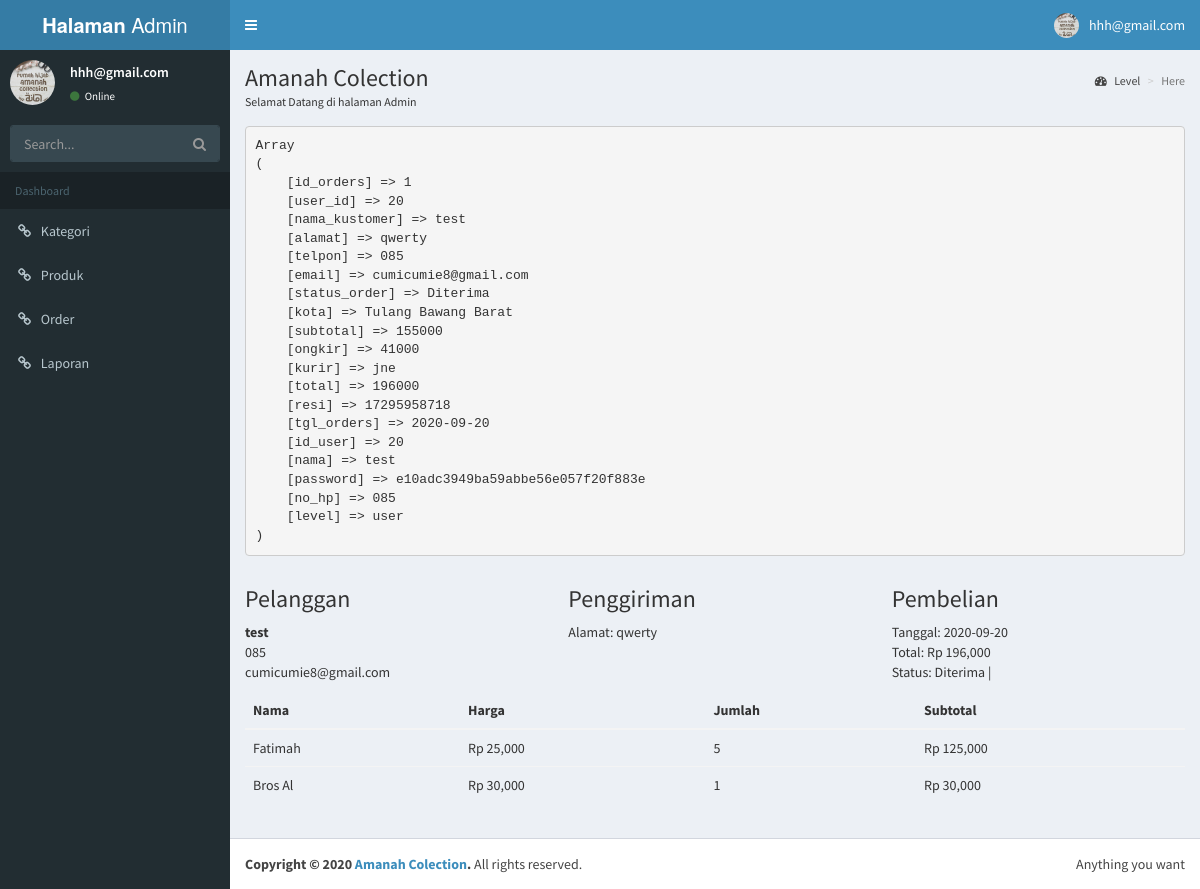
Screenshot of /admin/index.php?page=detail&id=1 (signed in) with the database file from the repository.
### tables this page shows
CREATE TABLE `orders` (
  `id_orders` int(11) NOT NULL,
  `user_id` int(11) NOT NULL DEFAULT '0',
  `nama_kustomer` varchar(255) NOT NULL DEFAULT '',
  `alamat` text NOT NULL,
  `telpon` varchar(255) NOT NULL DEFAULT '',
  `email` varchar(255) NOT NULL DEFAULT '',
  `status_order` varchar(255) NOT NULL DEFAULT 'Baru',
  `kota` varchar(255) NOT NULL DEFAULT '',
  `subtotal` int(11) NOT NULL DEFAULT '0',
  `ongkir` int(11) NOT NULL DEFAULT '0',
  `kurir` varchar(255) NOT NULL DEFAULT '',
  `total` int(11) NOT NULL DEFAULT '0',
  `resi` varchar(255) DEFAULT NULL,
  `tgl_orders` date NOT NULL DEFAULT '0000-00-00'
);

CREATE TABLE `users` (
  `id_user` int(11) NOT NULL,
  `nama` varchar(255) DEFAULT NULL,
  `email` varchar(255) NOT NULL DEFAULT '',
  `password` varchar(255) NOT NULL DEFAULT '',
  `no_hp` varchar(13) DEFAULT NULL,
  `alamat` varchar(255) DEFAULT NULL,
  `level` varchar(255) NOT NULL DEFAULT 'user'
);

CREATE TABLE `order_detail` (
  `id_order_detail` int(11) NOT NULL,
  `orders_id` int(11) NOT NULL DEFAULT '0',
  `produk_id` int(11) NOT NULL DEFAULT '0',
  `harga` varchar(255) NOT NULL DEFAULT '',
  `berat` double(8,2) DEFAULT NULL,
  `jumlah` int(11) NOT NULL DEFAULT '0',
  `subberat` int(11) NOT NULL DEFAULT '0',
  `subharga` int(11) NOT NULL DEFAULT '0'
);

CREATE TABLE `produk` (
  `id_produk` int(11) NOT NULL,
  `kategori_id` int(11) NOT NULL DEFAULT '0',
  `nama_produk` varchar(255) NOT NULL DEFAULT '',
  `slug` varchar(255) NOT NULL DEFAULT '',
  `deskripsi` mediumtext NOT NULL,
  `harga_produk` int(11) DEFAULT NULL,
  `stok` int(11) DEFAULT NULL,
  `berat` double(8,2) DEFAULT NULL,
  `tgl_masuk` date NOT NULL DEFAULT '0000-00-00',
  `gambar` varchar(255) NOT NULL DEFAULT '',
  `dibeli` int(11) DEFAULT NULL,
  `diskon` int(11) NOT NULL DEFAULT '0'
);

### admin/halaman/order/detail.php (the view, shortened to what this page needs)
<?php
	include "../config/koneksi.php";
	$id_orders = $_GET['id'];
	$sql = "SELECT * FROM  orders JOIN users ON orders.user_id=users.id_user WHERE orders.id_orders='$id_orders'";
	$query = mysqli_query($koneksi, $sql) or die("select data menu error :".mysqli_error());
	$data = $query->fetch_assoc();
	echo "<pre>";
	print_r($data);
	echo "</pre>";
?>
<div class="row">
	<div class="col-md-4">
		<h3>Pelanggan</h3>
		<strong><?= $data['nama_kustomer']; ?></strong><br>
		<p>
			<?= $data['telpon']; ?><br>
			<?= $data['email']; ?>
		</p>
	</div>
	<div class="col-md-4">
		<h3>Penggiriman</h3>
		<p>Alamat: <?= $data['alamat']; ?></p>
	</div>
	<div class="col-md-4">
		<h3>Pembelian</h3>
		<p>
			Tanggal: <?= $data['tgl_orders']; ?><br>
			Total: Rp <?= number_format($data['total']); ?><br>
			Status: <?= $data['status_order']; ?> |
		</p>
	</div>
</div>
<table class="table simple-table">
	<thead>
		<tr>
			<th>Nama</th>
			<th>Harga</th>
			<th>Jumlah</th>
			<th>Subtotal</th>
		</tr>
	</thead>
	<tbody>
		<?php
		$sql_detail = "SELECT * FROM order_detail JOIN produk ON order_detail.produk_id=produk.id_produk WHERE order_detail.orders_id='$id_orders'";
		$Qdetail = mysqli_query($koneksi, $sql_detail) or die("select data menu error :".mysqli_error());
		?>
		<?php while ($data = $Qdetail->fetch_assoc()) { ?>
		<tr>
			<td><?= $data['nama_produk']; ?></td>
			<td>Rp <?= number_format($data['harga_produk']); ?></td>
			<td><?= $data['jumlah']; ?></td>
			<td>Rp <?= number_format($data['harga_produk']* $data['jumlah']); ?></td>
		</tr>
		<?php } ?>
	</tbody>
</table>

### admin/index.php (shortened to what this page needs)
<!DOCTYPE html>
<html>
	<head>
	  <link rel="stylesheet" href="../asset1/bower_components/bootstrap/dist/css/bootstrap.min.css">
	  <link rel="stylesheet" href="../asset1/bower_components/font-awesome/css/font-awesome.min.css">
	  <link rel="stylesheet" href="../asset1/bower_components/Ionicons/css/ionicons.min.css">
	  <link rel="stylesheet" href="../asset1/dist/css/AdminLTE.min.css">
	  <link rel="stylesheet" href="../asset1/dist/css/skins/skin-blue.min.css">
	</head>
	<body class="hold-transition skin-blue sidebar-mini">
		<div class="wrapper">
		  <?php include "header.php" ?>
			<?php include "sidebar.php" ?>
			<div class="content-wrapper">
				<section class="content-header">
					<h1>
						Amanah Colection
					</h1>
					<small>Selamat Datang di halaman Admin</small>
					<ol class="breadcrumb">
						<li><a href="#"><i class="fa fa-dashboard"></i> Level</a></li>
						<li class="active">Here</li>
					</ol>
			    </section>
			    <section class="content container-fluid">
					<?php include "content.php"; ?>
			    </section>
			</div>
			<?php include "footer.php"; ?>
		</div>
	</body>
</html>

### admin/header.php (shortened to what this page needs)
<header class="main-header">
    <a href="./" class="logo">
      <span class="logo-lg"><b>Halaman </b>Admin</span>
    </a>
    <nav class="navbar navbar-static-top" role="navigation">
    	<a href="#" class="sidebar-toggle" data-toggle="push-menu" role="button">
    	</a>
    	<div class="navbar-custom-menu">
    		<ul class="nav navbar-nav">
    			<li class="dropdown user user-menu">
		            <a href="#" class="dropdown-toggle" data-toggle="dropdown">
		              <img src="../asset1/dist/img/fb.jpg" class="user-image" alt="User Image">
		              <span class="hidden-xs"><?php echo $_SESSION['email']; ?></span>
		            </a>
      			</li>
      		</ul>
      	</div>
	</nav>
</header>

### admin/sidebar.php
<aside class="main-sidebar">
	<section class="sidebar">
		<div class="user-panel">
			<div class="pull-left image">
				<img src="../asset1/dist/img/fb.jpg" class="img-circle" alt="User Image">
			</div>
			<div class="pull-left info">
				<p><?php echo $_SESSION['email']; ?></p>
				<a href="#"><i class="fa fa-circle text-success"></i> Online</a>
			</div>
		</div>
	    <form action="#" method="get" class="sidebar-form">
	    	<div class="input-group">
	    		<input type="text" name="q" class="form-control" placeholder="Search...">
	    		<span class="input-group-btn">
	    			<button type="submit" name="search" id="search-btn" class="btn btn-flat"><i class="fa fa-search"></i>
	    			</button>
	            </span>
	        </div>
	    </form>
	    <ul class="sidebar-menu" data-widget="tree">
	    	<li class="header">Dashboard</li>
	        <li>
	        	<a href="./index.php?page=kategori">
	        		<i class="fa fa-link"></i> <span>Kategori</span></a>
	        </li>
	        <li>
	        	<a href="./index.php?page=produk">
	        		<i class="fa fa-link"></i> <span>Produk</span></a>
	        </li>
	        <li>
	        	<a href="./index.php?page=order">
	        		<i class="fa fa-link"></i> <span>Order</span></a>
	        </li>
	        <li>
	        	<a href="./index.php?page=laporan">
	        		<i class="fa fa-link"></i> <span>Laporan</span></a>
	        </li>
	    </ul>
	</section>
</aside>

### admin/content.php (shortened to what this page needs)
<?php
	if(isset($_GET['page'])){
		$page = $_GET['page'];
		switch ($page) {
			case 'detail':
				include "halaman/order/detail.php";
				break;
		}
	}
?>

### admin/footer.php
<footer class="main-footer">
	<div class="pull-right hidden-xs">
		Anything you want
	</div>
	<strong>Copyright &copy; 2020 <a href="#">Amanah Colection</a>.</strong> All rights reserved.
</footer>

### rows the page displays
orders: nama_kustomer "test", telpon "085", user.email "cumicumie8@gmail.com", user.alamat "qwerty", tgl_orders "2020-09-20", total "196,000", status_order "Diterima"
order_detail: produk.nama_produk "Fatimah", produk.harga_produk "25,000", jumlah "5", $data['harga_produk']* $data['jumlah'] "125,000"
order_detail: produk.nama_produk "Bros Al", produk.harga_produk "30,000", jumlah "1", $data['harga_produk']* $data['jumlah'] "30,000"

### other values shown
$_SESSION['email'] "hhh@gmail.com"
